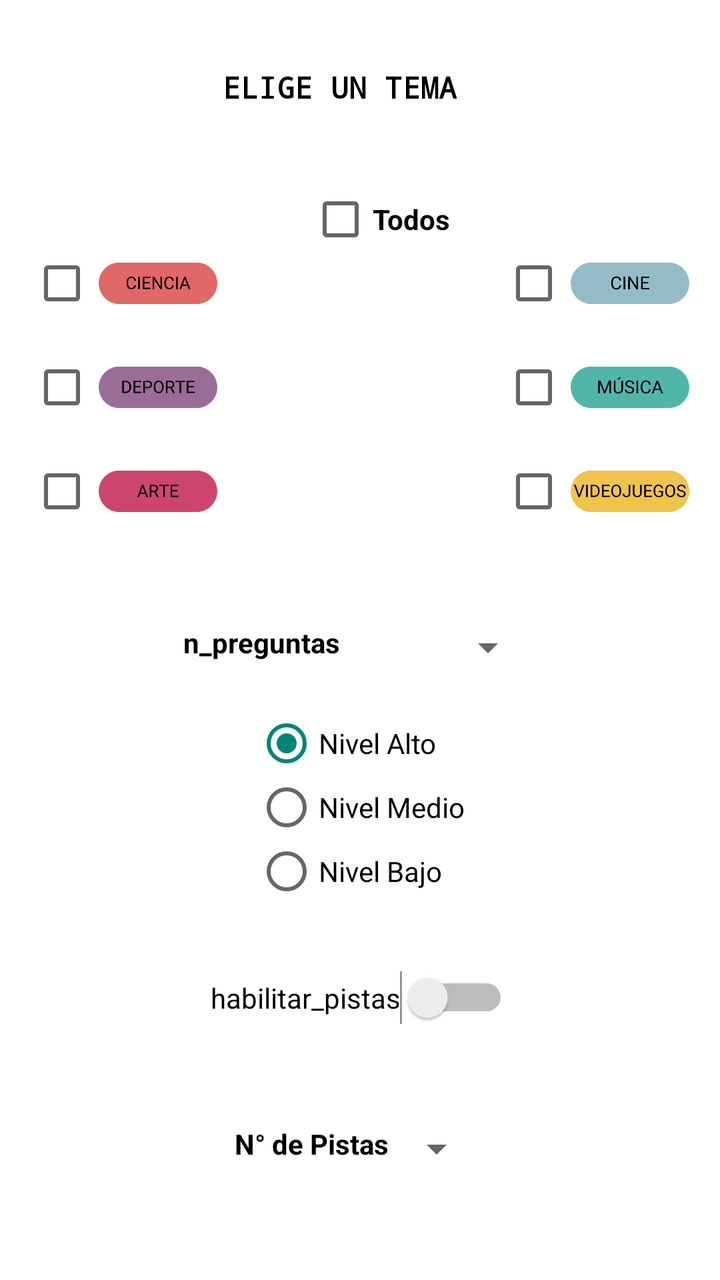
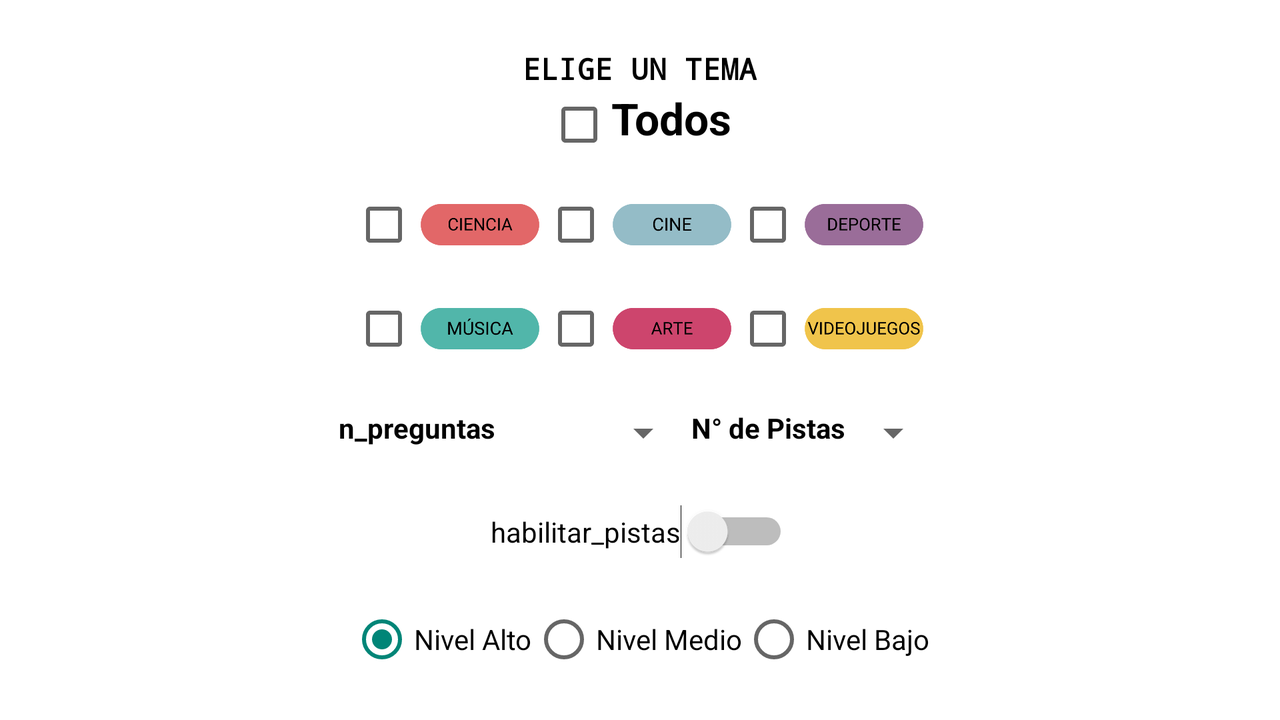

Compare how this app lays out the same screen by default and in its alternative resource folder. The renders come first, then the two layout files and the values they reference.
<!-- AndroidManifest.xml: application theme Theme.AppCompat.Light.NoActionBar -->
<!-- res/layout/activity_opciones.xml -->
<?xml version="1.0" encoding="utf-8"?>
<LinearLayout xmlns:android="http://schemas.android.com/apk/res/android"
    xmlns:tools="http://schemas.android.com/tools"
    android:layout_width="match_parent"
    android:layout_height="match_parent"
    android:background="@color/white"
    android:gravity="center"
    android:orientation="vertical">
    <Space
        android:layout_width="match_parent"
        android:layout_height="0dp"
        android:layout_weight="1" />
    <LinearLayout
        android:layout_width="match_parent"
        android:layout_height="wrap_content"
        android:orientation="vertical"
        android:gravity="center"
        >
        <TextView
            android:id="@+id/eligetema_text"
            android:layout_width="wrap_content"
            android:layout_height="wrap_content"
            android:layout_marginRight="10dp"
            android:gravity="center"
            android:text="Elige un tema"
            android:textAllCaps="true"
            android:textSize="15dp"
            android:textStyle="bold"
            android:typeface="monospace"
            android:textColor="@color/black"/>


    </LinearLayout>


    <LinearLayout
        android:layout_width="match_parent"
        android:layout_height="wrap_content"
        android:layout_marginStart="10dp"
        android:layout_marginLeft="10dp"
        android:layout_marginTop="40dp"
        android:orientation="vertical">

        <LinearLayout

            android:layout_width="wrap_content"
            android:layout_height="wrap_content"
            android:orientation="horizontal"
            android:layout_gravity="center">

            <CheckBox
                android:id="@+id/todos_checkbox"
                android:layout_width="wrap_content"
                android:layout_height="wrap_content" />

            <TextView
                android:id="@+id/todos_text"
                android:layout_width="wrap_content"
                android:layout_height="wrap_content"
                android:text="Todos"
                android:textStyle="bold"
                android:textColor="@color/black"/>

        </LinearLayout>
        <LinearLayout

            android:layout_width="wrap_content"
            android:layout_height="wrap_content"
            android:orientation="horizontal">

            <CheckBox

                android:id="@+id/ciencia_checkbox"
                android:layout_width="wrap_content"
                android:layout_height="wrap_content" />
            <ImageView
                android:id="@+id/ciencia_img"
                android:layout_width="60dp"
                android:layout_height="match_parent"
                android:src="@drawable/ciencia_text"
                android:layout_margin="2dp"
                />

            <CheckBox

                android:id="@+id/cine_checkbox"
                android:layout_width="wrap_content"
                android:layout_height="wrap_content"
                android:layout_marginStart="140dp"
                android:layout_marginLeft="140dp" />
            <ImageView
                android:id="@+id/cine_img"
                android:layout_width="60dp"
                android:layout_height="match_parent"
                android:src="@drawable/cine_text"
                android:layout_margin="2dp"
                />

        </LinearLayout>

        <LinearLayout
            android:layout_width="wrap_content"
            android:layout_height="wrap_content"
            android:layout_marginTop="20dp"
            android:orientation="horizontal">



            <CheckBox

                android:id="@+id/deporte_checkbox"
                android:layout_width="wrap_content"
                android:layout_height="wrap_content" />

            <ImageView
                android:id="@+id/deporte_img"
                android:layout_width="60dp"
                android:layout_height="match_parent"
                android:src="@drawable/deporte_text"
                android:layout_margin="2dp"
                />

            <CheckBox

                android:id="@+id/musica_checkbox"
                android:layout_width="wrap_content"
                android:layout_height="wrap_content"
                android:layout_marginStart="140dp"
                android:layout_marginLeft="140dp" />
            <ImageView
                android:id="@+id/musica_img"
                android:layout_width="60dp"
                android:layout_height="match_parent"
                android:src="@drawable/musica_text"
                android:layout_margin="2dp"
                />

        </LinearLayout>

        <LinearLayout
            android:layout_width="wrap_content"
            android:layout_height="wrap_content"
            android:layout_marginTop="20dp"
            android:orientation="horizontal">

            <CheckBox

                android:id="@+id/arte_checkbox"
                android:layout_width="wrap_content"
                android:layout_height="wrap_content" />

            <ImageView
                android:id="@+id/arte_img"
                android:layout_width="60dp"
                android:layout_height="match_parent"
                android:src="@drawable/arte_text"
                android:layout_margin="2dp"
                />

            <CheckBox

                android:id="@+id/videojuegos_checkbox"
                android:layout_width="wrap_content"
                android:layout_height="wrap_content"
                android:layout_marginStart="140dp"
                android:layout_marginLeft="140dp" />

            <ImageView
                android:id="@+id/videojuegos_img"
                android:layout_width="60dp"
                android:layout_height="match_parent"
                android:src="@drawable/videojuegos_text"
                android:layout_margin="2dp"
                />


        </LinearLayout>

    </LinearLayout>

    <LinearLayout
        android:layout_width="wrap_content"
        android:layout_height="wrap_content"
        android:layout_marginTop="50dp"
        android:layout_marginBottom="20dp">

        <TextView
            android:id="@+id/spinner_text"
            android:layout_width="wrap_content"
            android:layout_height="wrap_content"
            android:text="n_preguntas"
            android:textStyle="bold"
            android:textColor="@color/black"/>

        <Spinner
            android:id="@+id/numero_preguntas"
            android:layout_width="wrap_content"
            android:layout_height="wrap_content"
            android:layout_marginStart="50dp"
            tools:ignore="InvalidId"
            android:layout_marginLeft="100dp" />
    </LinearLayout>


        <RadioGroup
            android:id="@+id/radioGroup1"
            android:layout_width="wrap_content"
            android:layout_height="wrap_content"
            android:orientation="vertical"
           android:layout_gravity="center"
            >


                <RadioButton
                    android:checked="true"
                    android:id="@+id/nivel_alto"
                    android:layout_width="wrap_content"
                    android:layout_height="wrap_content"
                    android:text="Nivel Alto"/>


            <RadioButton
                android:id="@+id/nivel_medio"
                android:layout_width="wrap_content"
                android:layout_height="wrap_content"
                android:text="Nivel Medio"/>

            <RadioButton
                android:id="@+id/nivel_bajo"
                android:layout_width="wrap_content"
                android:layout_height="wrap_content"
                android:text="Nivel Bajo"/>
        </RadioGroup>

    <Space
        android:layout_width="match_parent"
        android:layout_height="0dp"
        android:layout_weight="1" />

        <Switch
            android:id="@+id/pistas"
            android:textOn="@string/On_text"
            android:textOff="@string/Off_text"
            android:layout_width="wrap_content"
            android:layout_height="wrap_content"
            android:layout_gravity="center"
            android:text="habilitar_pistas"
            />
    <LinearLayout
        android:layout_width="wrap_content"
        android:layout_height="wrap_content"
        android:layout_marginTop="50dp"
        android:layout_marginBottom="20dp">

        <TextView
            android:id="@+id/spinnerpistas_text"
            android:layout_width="wrap_content"
            android:layout_height="wrap_content"
            android:text="N° de Pistas"
            android:textStyle="bold"
            android:textColor="@color/black"/>
        <Spinner
            android:id="@+id/numero_pistas"
            android:layout_width="wrap_content"
            android:layout_height="wrap_content"
            android:layout_gravity="center"
            />
    </LinearLayout>
    <Space
        android:layout_width="match_parent"
        android:layout_height="0dp"
        android:layout_weight="1" />

</LinearLayout>
<!-- resources referenced by this layout -->
<resources>
  <!-- drawable arte_text: png bitmap (drawable, 7035 bytes) -->
  <!-- drawable ciencia_text: png bitmap (drawable, 9269 bytes) -->
  <!-- drawable cine_text: png bitmap (drawable, 7086 bytes) -->
  <!-- drawable deporte_text: png bitmap (drawable, 8639 bytes) -->
  <!-- drawable musica_text: png bitmap (drawable, 10615 bytes) -->
  <!-- drawable videojuegos_text: png bitmap (drawable, 12901 bytes) -->
  <string name="Off_text">Off</string>
  <string name="On_text">On</string>
</resources>
<!-- res/layout-land/activity_opciones.xml (the author's variant of the layout above) -->
<!-- drawn on the phone turned sideways -->
<?xml version="1.0" encoding="utf-8"?>
<LinearLayout xmlns:android="http://schemas.android.com/apk/res/android"
    xmlns:tools="http://schemas.android.com/tools"
    android:layout_width="match_parent"
    android:layout_height="match_parent"
    android:background="@color/white"
    android:gravity="center"
    android:orientation="vertical"
    tools:context=".Opciones">

    <Space
        android:layout_width="wrap_content"
        android:layout_height="0dp"
        android:layout_weight="1" />

    <LinearLayout
        android:layout_width="match_parent"
        android:layout_height="wrap_content"
        android:orientation="vertical"
        android:gravity="center">
        <TextView
            android:id="@+id/eligetema_text"
            android:layout_width="wrap_content"
            android:layout_height="wrap_content"
            android:gravity="center"
            android:text="Elige un tema"
            android:textAllCaps="true"
            android:textSize="15dp"
            android:textStyle="bold"
            android:typeface="monospace"
            android:textColor="@color/black"/>


    </LinearLayout>


    <LinearLayout
        android:layout_width="match_parent"
        android:layout_height="wrap_content"
        android:orientation="vertical"
        android:layout_gravity="center">

        <LinearLayout

            android:layout_width="wrap_content"
            android:layout_height="wrap_content"
            android:orientation="horizontal"
            android:layout_gravity="center">

            <CheckBox
                android:id="@+id/todos_checkbox"
                android:layout_width="wrap_content"
                android:layout_height="wrap_content" />

            <TextView
                android:id="@+id/todos_text"
                android:layout_width="wrap_content"
                android:layout_height="wrap_content"
                android:text="Todos"
                android:textSize="22sp"
                android:textStyle="bold"
                android:textColor="@color/black"/>

        </LinearLayout>

        <LinearLayout
            android:layout_width="wrap_content"
            android:layout_height="wrap_content"
            android:layout_marginTop="20dp"
            android:orientation="horizontal"
            android:layout_gravity="center">

            <CheckBox

                android:id="@+id/ciencia_checkbox"
                android:layout_width="wrap_content"
                android:layout_height="wrap_content" />

            <ImageView
                android:id="@+id/ciencia_img"
                android:layout_width="60dp"
                android:layout_height="match_parent"
                android:layout_margin="2dp"
                android:src="@drawable/ciencia_text" />

            <CheckBox

                android:id="@+id/cine_checkbox"
                android:layout_width="wrap_content"
                android:layout_height="wrap_content" />

            <ImageView
                android:id="@+id/cine_img"
                android:layout_width="60dp"
                android:layout_height="match_parent"
                android:layout_margin="2dp"
                android:src="@drawable/cine_text" />

            <CheckBox

                android:id="@+id/deporte_checkbox"
                android:layout_width="wrap_content"
                android:layout_height="wrap_content" />

            <ImageView
                android:id="@+id/deporte_img"
                android:layout_width="60dp"
                android:layout_height="match_parent"
                android:layout_margin="2dp"
                android:src="@drawable/deporte_text" />

        </LinearLayout>

        <LinearLayout
            android:layout_width="wrap_content"
            android:layout_height="wrap_content"
            android:layout_marginTop="20dp"
            android:orientation="horizontal"
            android:layout_gravity="center">


            <CheckBox

                android:id="@+id/musica_checkbox"
                android:layout_width="wrap_content"
                android:layout_height="wrap_content" />
            <ImageView
                android:id="@+id/musica_img"
                android:layout_width="60dp"
                android:layout_height="match_parent"
                android:src="@drawable/musica_text"
                android:layout_margin="2dp"
                />

            <CheckBox

                android:id="@+id/arte_checkbox"
                android:layout_width="wrap_content"
                android:layout_height="wrap_content" />

            <ImageView
                android:id="@+id/arte_img"
                android:layout_width="60dp"
                android:layout_height="match_parent"
                android:src="@drawable/arte_text"
                android:layout_margin="2dp"
                />

            <CheckBox

                android:id="@+id/videojuegos_checkbox"
                android:layout_width="wrap_content"
                android:layout_height="wrap_content" />

            <ImageView
                android:id="@+id/videojuegos_img"
                android:layout_width="60dp"
                android:layout_height="match_parent"
                android:src="@drawable/videojuegos_text"
                android:layout_margin="2dp"
                />


        </LinearLayout>

    </LinearLayout>
    <Space
        android:layout_width="match_parent"
        android:layout_height="0dp"
        android:layout_weight="1" />

    <LinearLayout
        android:layout_width="wrap_content"
        android:layout_height="wrap_content"
        android:layout_gravity="center_horizontal">

        <TextView
            android:id="@+id/spinner_text"
            android:layout_width="wrap_content"
            android:layout_height="wrap_content"
            android:text="n_preguntas"
            android:textStyle="bold"
            android:textColor="@color/black"/>

        <Spinner
            android:id="@+id/numero_preguntas"
            android:layout_width="wrap_content"
            android:layout_height="wrap_content"
            android:layout_marginStart="50dp"
            tools:ignore="InvalidId"
            android:layout_marginLeft="100dp" />
        <TextView
            android:id="@+id/spinnerpistas_text"
            android:layout_width="wrap_content"
            android:layout_height="wrap_content"
            android:text="N° de Pistas"
            android:textStyle="bold"
            android:textColor="@color/black"/>
        <Spinner
            android:id="@+id/numero_pistas"
            android:layout_width="wrap_content"
            android:layout_height="wrap_content"
            android:layout_gravity="center"/>
    </LinearLayout>
    <Space
        android:layout_width="match_parent"
        android:layout_height="0dp"
        android:layout_weight="1" />

    <Switch
        android:id="@+id/pistas"
        android:layout_width="wrap_content"
        android:layout_height="wrap_content"
        android:layout_gravity="center"
        android:text="habilitar_pistas"
        />

    <Space
        android:layout_width="match_parent"
        android:layout_height="0dp"
        android:layout_weight="1" />

        <RadioGroup
            android:id="@+id/radioGroup1"
            android:layout_width="wrap_content"
            android:layout_height="wrap_content"
            android:orientation="horizontal"
           android:layout_gravity="center">

            <RadioButton
                android:checked="true"
                android:id="@+id/nivel_alto"
                android:layout_width="wrap_content"
                android:layout_height="wrap_content"
                android:text="Nivel Alto"/>


            <RadioButton
                android:id="@+id/nivel_medio"
                android:layout_width="wrap_content"
                android:layout_height="wrap_content"
                android:text="Nivel Medio"/>

            <RadioButton
                android:id="@+id/nivel_bajo"
                android:layout_width="wrap_content"
                android:layout_height="wrap_content"
                android:text="Nivel Bajo"/>
        </RadioGroup>


    <Space
        android:layout_width="match_parent"
        android:layout_height="0dp"
        android:layout_weight="1" />

</LinearLayout>
<!-- resources referenced by the variant -->
<!-- as the phone turned sideways resolves them -->
<resources>
  <!-- drawable arte_text: png bitmap (drawable, 7035 bytes) -->
  <!-- drawable ciencia_text: png bitmap (drawable, 9269 bytes) -->
  <!-- drawable cine_text: png bitmap (drawable, 7086 bytes) -->
  <!-- drawable deporte_text: png bitmap (drawable, 8639 bytes) -->
  <!-- drawable musica_text: png bitmap (drawable, 10615 bytes) -->
  <!-- drawable videojuegos_text: png bitmap (drawable, 12901 bytes) -->
</resources>
